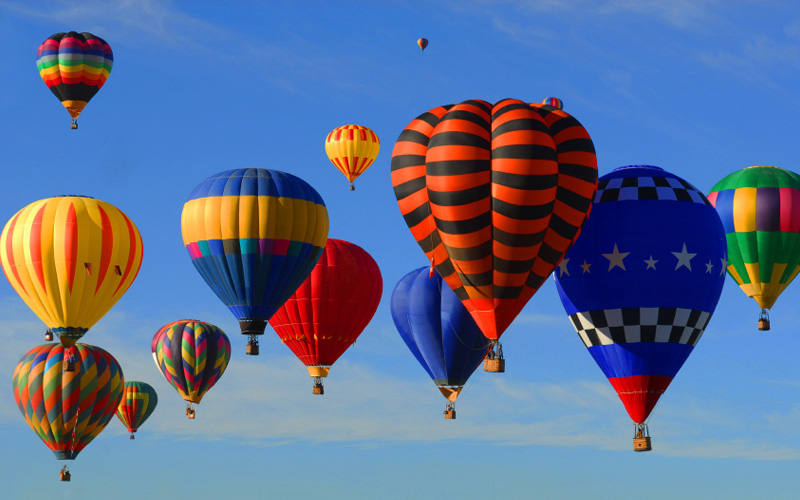
#> input picture data/bal.jpg, 800 x 500 px, given as the content of the folder ../data/base, which was not available
$ python basegen.py   (Python 2 division)
#> lines starting #> are read from the running program, lines starting #| are printed output that depends on the picture; pictures that were not available may be replaced by others from this repository, and a replacement may not be noted
### scripts/rag_segmentation.py
import cv2
import copy
import numpy as np
from slic import SLICSuperPixel
from metric_methods import euclidean_dist


class RAGSegmentation(object):

    def __init__(self, image, slic_clust_num=200, slic_cw=15, slic_steps=10, median_blur=7):
        image = cv2.medianBlur(image, median_blur)
        self.image_lab = cv2.cvtColor(image, cv2.COLOR_BGR2Lab)
        self.image_mean = image.copy()
        self.image = image
        self.slic_sp = None
        self.slic_clusters = None
        self.slic_clust_num = slic_clust_num
        self.slic_cw = slic_cw
        self.slic_steps = slic_steps

    def run_slic(self):
        self.slic_sp = SLICSuperPixel(self.image, self.slic_clust_num, colour_weight=self.slic_cw,
                                      num_iter=self.slic_steps)
        self.slic_sp.run()
        return self.slic_sp.get_clusters()

    # [177 lines left out: functions slic_mean_rgb, slic_mean_lab, neighbours_regions, find_edges, __convert2arrays, __sort_edges and 5 more, not called in this run]

# [27 lines that do not run on import are left out]

### scripts/slic.py
import cv2
import numpy as np


class SLICSuperPixel(object):

    def __init__(self, image, num_clusters, colour_weight=10, num_iter=10, step=None):

        # If image loaded not correctly throw exception
        if not isinstance(image, np.ndarray):
            raise ValueError("Image value is None. Probably not loaded correctly!")

        image_lab = cv2.cvtColor(image, cv2.COLOR_BGR2Lab)
        # Define image size
        height = image_lab.shape[0]
        width = image_lab.shape[1]

        self.centers = []
        self.clusters = None
        self.center_counts = []
        self.image_rgb = image
        self.image = np.asarray(image_lab, dtype="int32")
        self.num_iter = num_iter
        self.num_clusters = num_clusters
        self.colour_weight = colour_weight

        # If step not defined define default
        if step is None:
            self.step = np.sqrt((height * width) / num_clusters)
        else:
            self.step = step

        self.step = int(self.step)

    def init_clusters(self):
        height = self.image.shape[0]
        width = self.image.shape[1]

        self.centers = []
        self.center_counts = []
        # Initialize cluster centers
        for i in xrange(self.step, width - self.step / 2, self.step):
            for j in xrange(self.step, height - self.step / 2, self.step):
                center_feature = []
                pixel_pos = (i, j)
                new_pos = self.find_local_minimum(self.image, pixel_pos)
                colour = self.image[new_pos[1], new_pos[0]]

                # Add center features
                center_feature += [int(col_x) for col_x in colour]
                center_feature += new_pos

                self.centers.append(center_feature)
                self.center_counts.append(0.0)

    @staticmethod
    def find_local_minimum(image, center):
        min_grad = float("inf")
        loc_min = center

        for i in xrange(center[0] - 1, center[0] + 2):
            for j in xrange(center[1] - 1, center[1] + 2):

                # Read neighbour pixels
                px_1 = image[j + 1, i]
                px_2 = image[j, i + 1]
                px_3 = image[j, i]

                l_1 = int(px_1[0])
                l_2 = int(px_2[0])
                l_3 = int(px_3[0])

                if (np.sqrt((l_1 - l_3)**2) + np.sqrt((l_2 - l_3)**2)) < min_grad:
                    min_grad = abs(l_1 - l_3) + abs(l_2 - l_3)
                    loc_min = (i, j)
        return loc_min

    def run(self):
        # Initialize start points
        self.init_clusters()
        clusters = -np.ones(self.image.shape[:-1])

        # Repeat iteration
        for iteration in range(1, self.num_iter):
            distance = -np.log(np.zeros(self.image.shape[:-1]))

            # For each center point
            for cntr in xrange(0, len(self.centers)):
                # Iterate over pixels in 2S
                x_range = [self.centers[cntr][3] - self.step, self.centers[cntr][3] + self.step]
                y_range = [self.centers[cntr][4] - self.step, self.centers[cntr][4] + self.step]

                # Prepare constraints
                x_l = x_range[0] if x_range[0] >= 0 else 0
                x_r = x_range[1] if x_range[1] < self.image.shape[1] else self.image.shape[1] - 1
                y_l = y_range[0] if y_range[0] >= 0 else 0
                y_r = y_range[1] if y_range[1] < self.image.shape[0] else self.image.shape[0] - 1

                # Colour distance
                image_piece = self.image[y_l:y_r, x_l:x_r]
                colour_dif = image_piece - self.image[self.centers[cntr][4], self.centers[cntr][3]]
                dc = np.sqrt(np.sum(np.square(colour_dif), axis=2))

                # Distance spatial
                x_coords = np.arange(x_l, x_r)
                y_coords = np.arange(y_l, y_r)
                y_coords = y_coords.reshape(y_coords.shape + (1,))
                ds = np.sqrt((x_coords - self.centers[cntr][3])**2 + (y_coords - self.centers[cntr][4])**2)
                eucl_dist = np.sqrt((dc / self.colour_weight)**2 + (ds / self.step)**2)

                # Append new distances
                dist_pr = distance[y_l:y_r, x_l:x_r]
                idx = dist_pr > eucl_dist
                dist_pr[idx] = eucl_dist[idx]
                distance[y_l:y_r, x_l:x_r] = dist_pr
                clusters[y_l:y_r, x_l:x_r][idx] = cntr

            for cen_idx in xrange(len(self.centers)):
                idx = (clusters == cen_idx)
                cluster_cols = self.image[idx]
                cluster_dist = np.where(idx == True)
                sum_y = np.sum(cluster_dist[0])
                sum_x = np.sum(cluster_dist[1])
                self.centers[cen_idx][0:3] = np.sum(cluster_cols, axis=0)
                self.centers[cen_idx][3:] = sum_x, sum_y
                self.centers[cen_idx] /= np.sum(idx)
        self.clusters = clusters

    # [29 lines left out: functions find_contours, plot, not called in this run]

    def get_clusters(self):
        return self.clusters


# [5 lines that do not run on import are left out]

### scripts/basegen.py
import os
import cv2
import json
import warnings
import argparse
import numpy as np
import matplotlib.pyplot as plt
from rag_segmentation import RAGSegmentation
from mpeg7Descriptors import MPEG7Descriptors
from spatialextract import SpatialExtractor

warnings.filterwarnings("ignore")
default_wres = 320
c_param = 0.85


def generate_image_json(image, json_name, dominant_col=8):
    image_dict = {}
    descriptor_dir = "descriptors"
    dir_path = os.path.dirname(os.path.realpath(__file__))
    dir_path = os.path.split(dir_path)[0]
    desc_path = os.path.join(dir_path, "data", descriptor_dir)
    file_path = os.path.join(desc_path, "{}.json".format(json_name))
    if os.path.isfile(file_path):
        print "File already segmented, omitting..."
        return
    # Resize image
    im_res = image.shape[:-1]
    factor = im_res[0] / float(im_res[1])
    n_image = cv2.resize(image, (default_wres, int(default_wres * factor)))
    # Image Segmentation
    rag = RAGSegmentation(n_image, slic_clust_num=200, slic_cw=15, median_blur=7)
    t_clusters = rag.run_slic()
    clust_col_t = rag.slic_mean_lab(t_clusters)
    cn = rag.neighbours_regions(t_clusters)
    ed = rag.find_edges(cn, clust_col_t)
    concat_params = rag.concat_similar_regs(ed, t_clusters, c_factor=0.65)
    n_clusters = concat_params[0]
    # Make json folder
    if not os.path.exists(desc_path):
        os.mkdir(desc_path)
    # Mpeg 7 descriptors
    mpeg = MPEG7Descriptors(n_clusters, n_image)
    # Spatial Extractor
    spatial = SpatialExtractor(n_clusters)
    # label segments
    segment_names = {}
    segment_regions = {}
    segment_list = mpeg.segment_generator(one_dim=False)
    for segment in segment_list:
        print "Waiting for new figure..."
        # Show figure
        plt.figure()
        plt.axis("off")
        plt.title("Image")
        plt.imshow(cv2.cvtColor(image, cv2.COLOR_BGR2RGB))
        plt.figure()
        plt.axis("off")
        plt.title("Segment number {}".format(segment[1]))
        plt.imshow(cv2.cvtColor(segment[0], cv2.COLOR_BGR2RGB))
        plt.show()
        # Ask for label
        new_label = raw_input("Name image segment: ")
        segment_names[int(segment[1])] = new_label
        segment_regions[int(segment[1])] = [n_array.tolist() for n_array in np.where(segment[0] != 0)]
    # Extract features
    colors_desc = mpeg.mpeg7_dominant_colours(dominant_col)
    texture_desc = mpeg.mpeg7_homogeneus_texture()
    shape_desc = mpeg.mpeg7_region_shape()
    spatial_rels = spatial.find_spatial(c_param)
    image_dict["colour"] = colors_desc
    image_dict["texture"] = texture_desc
    image_dict["shape"] = shape_desc
    image_dict["relations"] = spatial_rels
    image_dict["segments"] = segment_names
    image_dict["segment_regions"] = segment_regions
    image_dict["image_size"] = n_image.shape
    print "Writing data to JSON File..."
    with open(file_path, "w") as jfp:
        json.dump(image_dict, jfp)


if __name__ == '__main__':
    # Script description
    description = 'Script from Image-analysis package to prepare your database\n' \
                  'Preparing database is process by which low level descriptors and spatial relations ' \
                  'are extracted from base images. Training set should contain images with examined scene.'

    # Set command line arguments
    parser = argparse.ArgumentParser(description)
    parser.add_argument('-ph', '--path', dest='path', action='store', default="../data/base")
    args = parser.parse_args()

    base_dir = args.path
    files_in_dir = os.listdir(base_dir)
    for img_file in files_in_dir:
        print "Segmentng file: {}".format(img_file)
        test_image = cv2.imread(os.path.join(base_dir, img_file), 1)
#> test_image is the input picture: shape (500, 800, 3); mean B, G, R 147.6, 111.8, 93.9
        generate_image_json(test_image, img_file.split('.')[0])
#> in generate_image_json, `n_image = cv2.resize(image, (default_wres, int(default_wres * factor)))`:
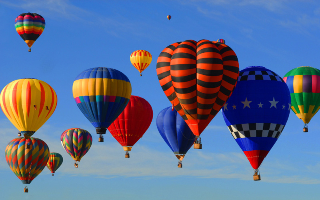
#> n_image: shape (200, 320, 3); mean B, G, R 147.5, 111.8, 93.9
#> in __init__, `image = cv2.medianBlur(image, median_blur)`:
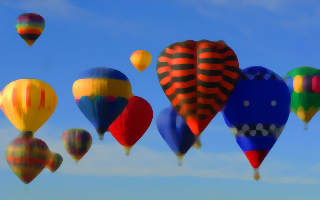
#> image: shape (200, 320, 3); mean of channels 0, 1, 2 148.2, 112.1, 92.5; drawn as B, G, R
#> in __init__, `self.image_lab = cv2.cvtColor(image, cv2.COLOR_BGR2Lab)`: self.image_lab: shape (200, 320, 3); mean of channels 0, 1, 2 123.1, 136.1, 108.8
#> in __init__, `self.image = np.asarray(image_lab, dtype="int32")`: self.image: shape (200, 320, 3) int32; mean of channels 0, 1, 2 123.1, 136.1, 108.8
#> after the loop in init_clusters, `for i in xrange(self.step, width - self.step / 2, self.step):`: self.center_counts = 198 values from 0 to 0; self.centers = 198 items, first 6: [128, 138, 79, 16, 16], [131, 135, 80, 16, 33], [135, 135, 81, 16, 51], [139, 134, 82, 16, 67], [201, 144, 193, 17, 86], [161, 176, 198, 16, 103]
#> after the loop in run, `for iteration in range(1, self.num_iter):`:
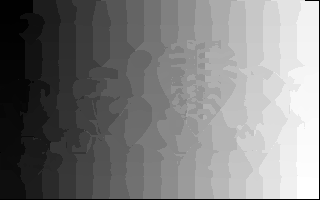
#> clusters: shape (200, 320) float64; min -1, max 197, mean 96.4; drawn with min black and max white
#> after the loop in run, `for iteration in range(1, self.num_iter):`: colour_dif: shape (30, 31, 3) int32; mean of channels 0, 1, 2 0.875, -0.139, 2.25
#> after the loop in run, `for iteration in range(1, self.num_iter):`:
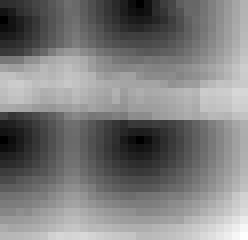
#> dist_pr: shape (30, 31) float64 (shown 8 times larger); min 0, max 1.13, mean 0.557; drawn with min black and max white
#> after the loop in run, `for iteration in range(1, self.num_iter):`: distance: shape (200, 320) float64; every value is NaN or infinite
#> after the loop in run, `for iteration in range(1, self.num_iter):`: self.centers = 198 items
#> (the run stopped early here; a loop or call above may not have finished)

$ run again, on data/fox.png
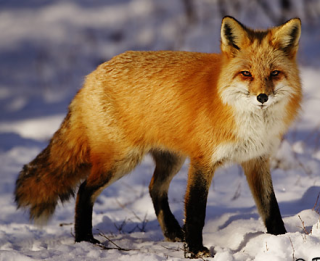
#> input picture data/fox.png, 320 x 261 px, given as the content of the folder ../data/base, which was not available
#> test_image is the input picture: shape (261, 320, 3); mean B, G, R 92.5, 109.8, 132.7
#> self.image_lab: shape (261, 320, 3); mean of channels 0, 1, 2 122.6, 136.5, 140.5
#> self.image: shape (261, 320, 3) int32; mean of channels 0, 1, 2 122.6, 136.5, 140.5
#> after the loop in init_clusters, `for i in xrange(self.step, width - self.step / 2, self.step):`: self.center_counts = 180 values from 0 to 0; self.centers = 180 items, first 6: [148, 131, 129, 19, 21], [105, 134, 118, 21, 41], [75, 135, 111, 19, 59], [94, 134, 116, 19, 81], [115, 133, 120, 19, 99], [98, 133, 115, 19, 119]
#> after the loop in run, `for iteration in range(1, self.num_iter):`:
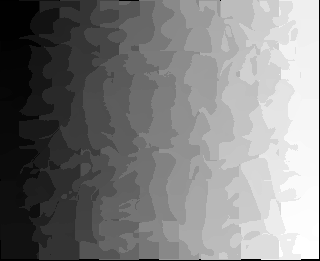
#> clusters: shape (261, 320) float64; min -1, max 179, mean 88.4; drawn with min black and max white
#> after the loop in run, `for iteration in range(1, self.num_iter):`:
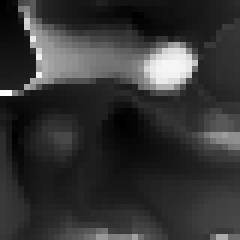
#> dist_pr: shape (40, 40) float64 (shown 6 times larger); min 0, max 5.95, mean 1.24; drawn with min black and max white
#> after the loop in run, `for iteration in range(1, self.num_iter):`: self.centers = 180 items
